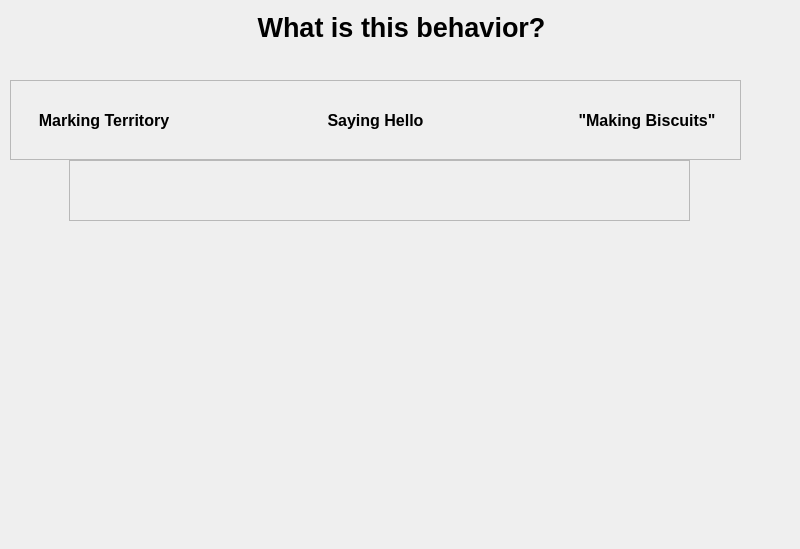
<?xml version="1.0" encoding="UTF-8"?>
<ui version="4.0">
 <class>QuizGame</class>
 <widget class="QWidget" name="QuizGame">
  <property name="geometry">
   <rect>
    <x>0</x>
    <y>0</y>
    <width>800</width>
    <height>549</height>
   </rect>
  </property>
  <property name="windowTitle">
   <string>Form</string>
  </property>
  <widget class="QLabel" name="backdrop">
   <property name="geometry">
    <rect>
     <x>0</x>
     <y>0</y>
     <width>800</width>
     <height>549</height>
    </rect>
   </property>
   <property name="styleSheet">
    <string notr="true">border-image: url(&quot;:/quizImages/quizGameBackdrop2.jpg&quot;) 0 0 0 0 stretch stretch;</string>
   </property>
   <property name="text">
    <string/>
   </property>
  </widget>
  <widget class="QLabel" name="instructionsText">
   <property name="geometry">
    <rect>
     <x>6</x>
     <y>7</y>
     <width>791</width>
     <height>41</height>
    </rect>
   </property>
   <property name="font">
    <font>
     <family>Nirmala UI</family>
     <pointsize>20</pointsize>
     <bold>true</bold>
    </font>
   </property>
   <property name="text">
    <string>What is this behavior?</string>
   </property>
   <property name="alignment">
    <set>Qt::AlignCenter</set>
   </property>
  </widget>
  <widget class="QFrame" name="zoneLayout">
   <property name="geometry">
    <rect>
     <x>69</x>
     <y>160</y>
     <width>621</width>
     <height>61</height>
    </rect>
   </property>
   <property name="frameShape">
    <enum>QFrame::StyledPanel</enum>
   </property>
   <property name="frameShadow">
    <enum>QFrame::Raised</enum>
   </property>
   <widget class="QWidget" name="horizontalLayoutWidget_2">
    <property name="geometry">
     <rect>
      <x>0</x>
      <y>0</y>
      <width>621</width>
      <height>61</height>
     </rect>
    </property>
    <layout class="QHBoxLayout" name="horizontalLayout">
     <property name="spacing">
      <number>204</number>
     </property>
     <item>
      <widget class="QLabel" name="zoneOne">
       <property name="maximumSize">
        <size>
         <width>50</width>
         <height>50</height>
        </size>
       </property>
       <property name="text">
        <string/>
       </property>
      </widget>
     </item>
     <item>
      <widget class="QLabel" name="zoneTwo">
       <property name="maximumSize">
        <size>
         <width>50</width>
         <height>50</height>
        </size>
       </property>
       <property name="text">
        <string/>
       </property>
      </widget>
     </item>
     <item>
      <widget class="QLabel" name="zoneThree">
       <property name="maximumSize">
        <size>
         <width>50</width>
         <height>50</height>
        </size>
       </property>
       <property name="text">
        <string/>
       </property>
      </widget>
     </item>
    </layout>
   </widget>
  </widget>
  <widget class="QFrame" name="answerLayout">
   <property name="geometry">
    <rect>
     <x>10</x>
     <y>80</y>
     <width>731</width>
     <height>80</height>
    </rect>
   </property>
   <property name="frameShape">
    <enum>QFrame::StyledPanel</enum>
   </property>
   <property name="frameShadow">
    <enum>QFrame::Raised</enum>
   </property>
   <widget class="QWidget" name="horizontalLayoutWidget">
    <property name="geometry">
     <rect>
      <x>0</x>
      <y>0</y>
      <width>731</width>
      <height>80</height>
     </rect>
    </property>
    <layout class="QHBoxLayout" name="horizontalLayout_2">
     <property name="spacing">
      <number>84</number>
     </property>
     <item>
      <widget class="QLabel" name="textOne">
       <property name="font">
        <font>
         <pointsize>12</pointsize>
         <bold>true</bold>
        </font>
       </property>
       <property name="text">
        <string>Marking Territory</string>
       </property>
       <property name="alignment">
        <set>Qt::AlignCenter</set>
       </property>
      </widget>
     </item>
     <item>
      <widget class="QLabel" name="textTwo">
       <property name="font">
        <font>
         <pointsize>12</pointsize>
         <bold>true</bold>
        </font>
       </property>
       <property name="text">
        <string>Saying Hello</string>
       </property>
       <property name="alignment">
        <set>Qt::AlignCenter</set>
       </property>
      </widget>
     </item>
     <item>
      <widget class="QLabel" name="textThree">
       <property name="font">
        <font>
         <pointsize>12</pointsize>
         <bold>true</bold>
        </font>
       </property>
       <property name="text">
        <string>&quot;Making Biscuits&quot;</string>
       </property>
       <property name="alignment">
        <set>Qt::AlignCenter</set>
       </property>
      </widget>
     </item>
    </layout>
   </widget>
  </widget>
 </widget>
 <resources/>
 <connections/>
</ui>
